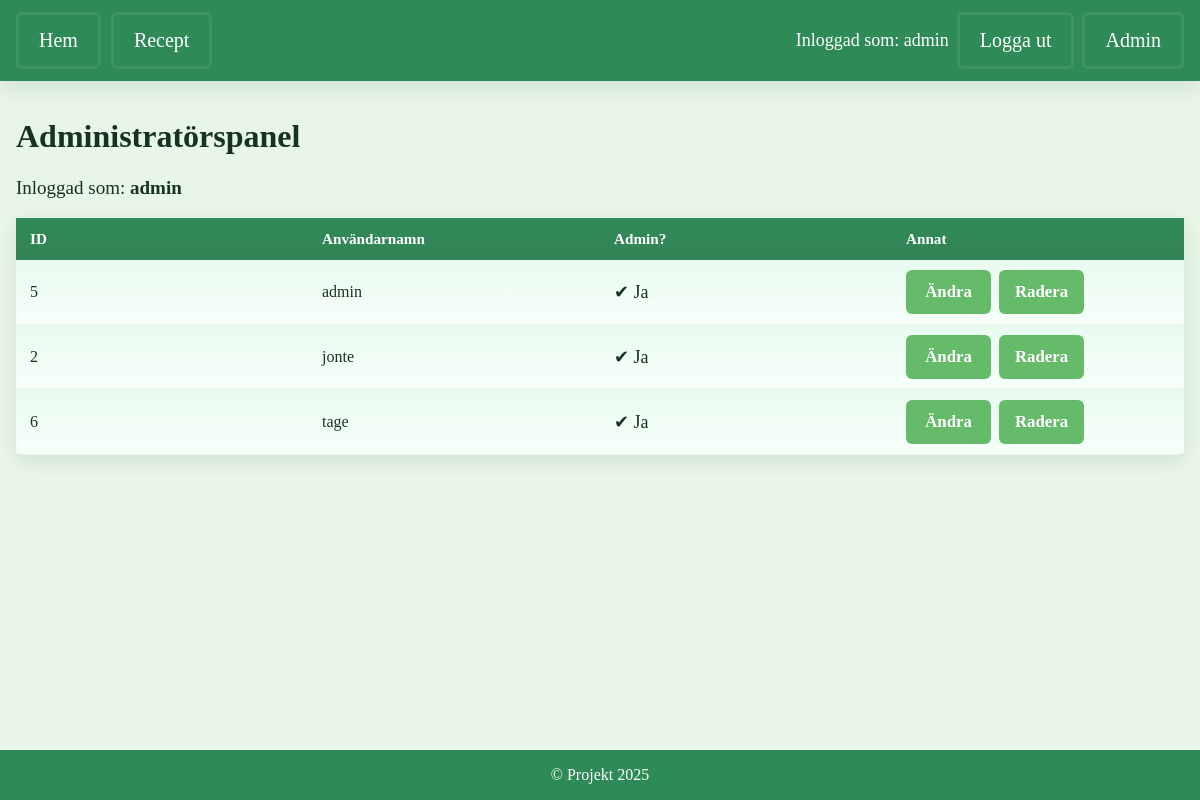
Page /admin (signed in) on the earlier database version.
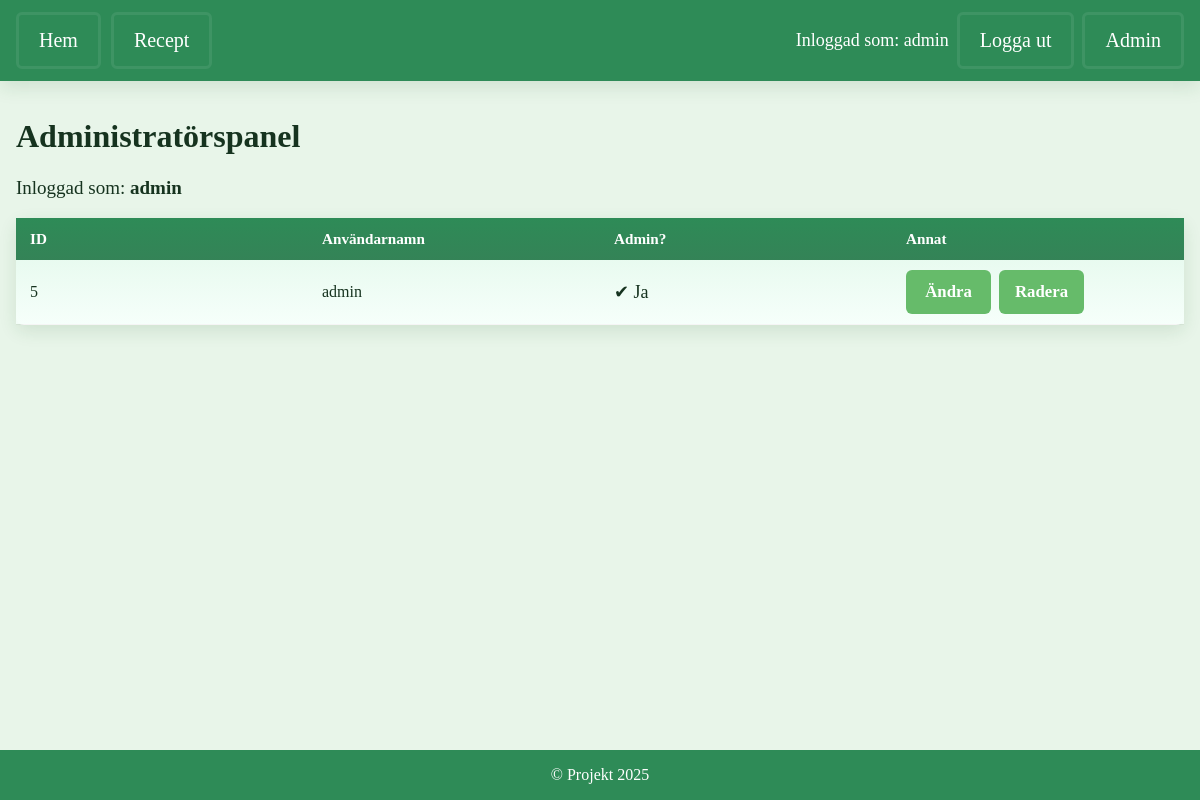
Same page on the later database version.
### tables this page shows
CREATE TABLE users (
                       id INTEGER PRIMARY KEY AUTOINCREMENT,
                       username TEXT NOT NULL UNIQUE,
                       password TEXT NOT NULL,
                       admin INTEGER NOT NULL DEFAULT 0
                   );

### app.py (the view)
@app.route('/admin')
def admin_index():
    if not session.get('username'):
        return redirect(url_for('login'))
    if not session.get('is_admin'):
        return redirect(url_for('recipe'))
    with sqlite3.connect('app.db') as conn:
        conn.row_factory = sqlite3.Row
        cursor = conn.cursor()
        cursor.execute("SELECT id, username, admin FROM users ORDER BY username")
        users = cursor.fetchall()
    return render_template('admin.html', users=users)

### templates/admin.html (shortened to what this page needs)
{% extends "base.html" %}
{% block content %}
<h1>Administratörspanel</h1>
<p>Inloggad som: <strong>{{ session.username }}</strong></p>
<table class="admin-table" aria-label="Administratörstabell med användare">
    <thead>
        <tr>
            <th scope="col">ID</th>
            <th scope="col">Användarnamn</th>
            <th scope="col">Admin?</th>
            <th scope="col">Annat</th>
        </tr>
    </thead>
    <tbody>
        {% for user in users %}
        <tr aria-label="Användare {{ user.username }}">
            <td>{{ user.id }}</td>
            <td>{{ user.username }}</td>
            <td>
                {% if user.admin %}
                    <span aria-label="Är administratör">✔ Ja</span>
                {% else %}
                    <span aria-label="Är inte administratör">✖ Nej</span>
                {% endif %}
            </td>
            <td>
                <div class="admin-actions">
                    <a class="btn" href="{{ url_for('admin_edit_user', user_id=user['id']) }}" aria-label="Ändra användare {{ user.username }}">Ändra</a>
                    <form method="POST" action="{{ url_for('admin_delete_user', user_id=user['id']) }}" aria-label="Formulär för att radera användare">
                        <button class="btn" type="submit" aria-label="Radera användare {{ user.username }}">Radera</button>
                    </form>
                </div>
             </td>
         </tr>
        {% endfor %}
    </tbody>
</table>
{% endblock %}

### templates/base.html (shortened to what this page needs)
<!DOCTYPE html>
<html lang="en">
<head>
    <link rel="stylesheet" href="{{ url_for('static', filename='style.css') }}">
</head>
<body>
    <div class="app">
        {% if not hide_nav %}
        <nav class="main-nav">
            <div class="nav-inner">
                <div class="nav-list">
                <a class="nav-link" href="{{ url_for('index') }}" aria-label="Gå till startsidan">Hem</a>
                <a class="nav-link" href="{{ url_for('recipe_collection') }}" aria-label="Visa receptsamling">Recept</a>
                </div>
                <div class="left">
                    {% if session.get('username') %}
                        <span aria-label="Inloggad användare">Inloggad som: {{ session.get('username') }}</span>
                        <a class="nav-link" href="{{ url_for('logout') }}" aria-label="Logga ut från systemet">Logga ut</a>
                    {% else %}
                        <a class="nav-link" href="{{ url_for('login') }}" aria-label="Logga in på systemet">Logga in</a>
                        <a class="nav-link" href="{{ url_for('register') }}" aria-label="Registrera nytt konto">Registrera</a>
                    {% endif %}
                    {% if session.get('is_admin') %}
                        <a class="nav-link" href="{{ url_for('admin_index') }}" aria-label="Öppna administratörspanel">Admin</a>
                    {% endif %}
                </div>
            </div>
        </nav>
        {% endif %}
        <main class="site-main container content-left">
            {% block content %}{% endblock %}
        </main>
        {% if not hide_nav %}
        <footer>
            &copy; Projekt 2025
        </footer>
        {% endif %}
    </div>
</body>
</html>

Differences in the rows shown:
removed users: id "2", username "jonte", admin "✔ Ja"
removed users: id "6", username "tage", admin "✔ Ja"
